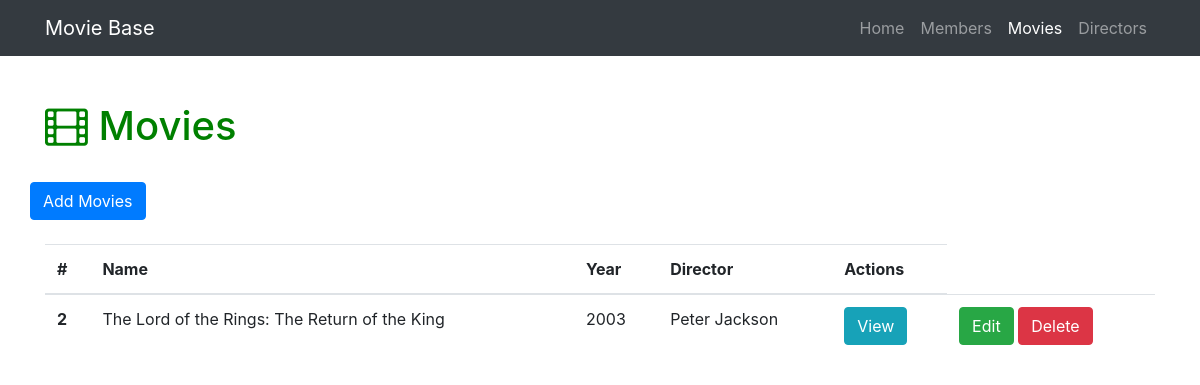
Before: /movies with the older database file.
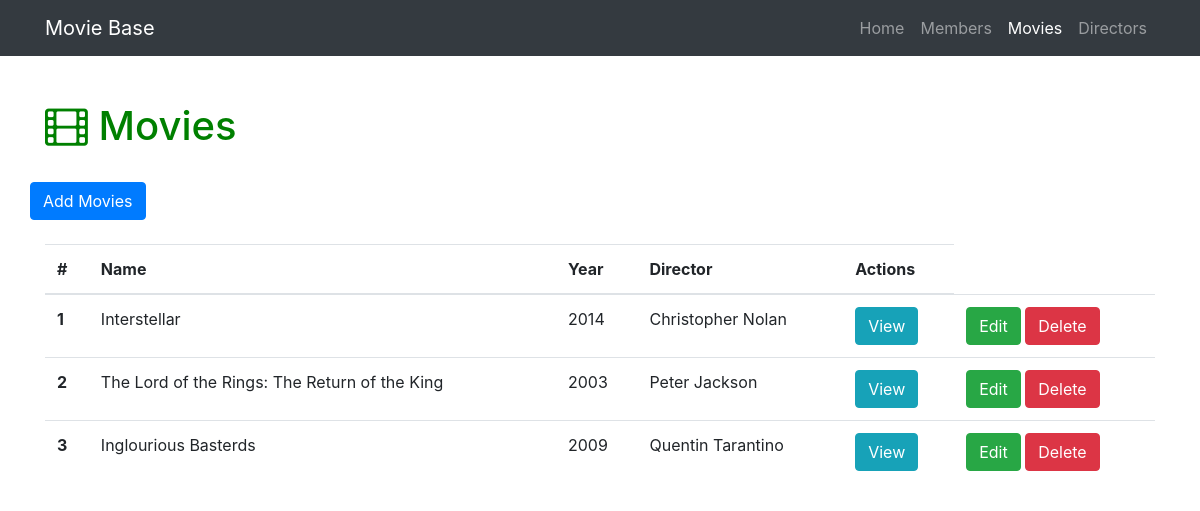
After: the same page with the newer database file.
### moviebase.py (models this page shows)
class Movie(db.Model):
    __tablename__ = 'movie'
    id = db.Column(db.Integer, primary_key=True)
    name = db.Column(db.String(256))
    year = db.Column(db.Integer)
    about = db.Column(db.Text)
    director_id = db.Column(db.Integer, db.ForeignKey('director.id'))

class Director(db.Model):
    __tablename__ = 'director'
    id = db.Column(db.Integer, primary_key=True)
    name = db.Column(db.String(64))
    about = db.Column(db.Text)
    movie = db.relationship('Movie', backref='director', cascade="delete")

### moviebase.py (the view)
@app.route('/movies')
def show_all_movies():
    movie = Movie.query.all()
    return render_template('movies-all.html', movie=movie)

### templates/movies-all.html (shortened to what this page needs)
{% extends "home-base.html" %}
{% block head %}
{{super()}}
{% endblock %}
{% block active_tab %}
<li class="nav-item">
  <a class="nav-link" href="/">Home</a>
</li>
<li class="nav-item">
  <a class="nav-link" href="/about">Members</a>
</li>
<li class="nav-item active">
  <a class="nav-link" href="/movies">Movies</a>
</li>
<li class="nav-item">
  <a class="nav-link" href="/directors">Directors</a>
</li>
{% endblock %}
{% block page_content %}
<div class="container">
  <div class="row">
    <div class="col-lg-12">
      <h1 class="mt-5"><i class="fa fa-film" aria-hidden="true"></i> Movies</h1><br>
        <div class="row bottom-margin">
          <a href="/movies/add" class="btn btn-primary" role="button" aria-disabled="true">Add Movies</a>
        </div><br>
        {% if movie %}
        <table class="table">
          <thead>
            <tr>
              <th>#</th>
              <th>Name</th>
              <th>Year</th>
              <th>Director</th>
              <th>Actions</th>
            </tr>
          </thead>
          <tbody>
            {% for movie in movie %}
            <tr>
              <th scope="row">{{movie.id}}</th>
              <td>{{movie.name}}</td>
              <td>{{movie.year}}</td>
              <td>{{movie.director.name}}</td>
              <td>
                <button type="button" class="btn btn-info" data-toggle="modal" data-target="#{{movie.id}}">
                      View
                    </button>
              </td>
              <td>
                <a href="/movies/edit/{{movie.id}}" class="btn btn-success" role="button" aria-disabled="true">Edit</a>
                <a href="/movies/delete/{{movie.id}}" class="btn btn-danger" role="button" aria-disabled="true">Delete</a>
              </td>
            </tr>
            {% endfor%}
          </tbody>
        </table>
        {% endif %}
    </div>
  </div>
</div>
{% endblock %}

### templates/home-base.html (shortened to what this page needs)
<!DOCTYPE html>
<html>
  <head>
    {% block head %}
      <link rel="stylesheet" href="https://maxcdn.bootstrapcdn.com/bootstrap/4.0.0-beta.2/css/bootstrap.min.css">
      <link rel="stylesheet" href="https://maxcdn.bootstrapcdn.com/font-awesome/4.7.0/css/font-awesome.min.css">
    {% endblock %}
  </head>
  <body>
      <nav class="navbar navbar-expand-lg navbar-dark bg-dark fixed-top">
        <div class="container">
          <a class="navbar-brand" href="#">Movie Base</a>
          <div class="collapse navbar-collapse" id="navbarResponsive">
            <ul class="navbar-nav ml-auto">
              {% block active_tab %}
              {% endblock %}
            </ul>
          </div>
        </div>
      </nav>
    {% block page_content %}
    {% endblock %}
  </body>
</html>

### templates/movies-all.html (style rules this page uses)
h1 { color:green; }

### templates/home-base.html (style rules this page uses)
body { padding-top: 54px; }

Changed rows visible on the page:
added Movie: id "1", name "Interstellar", year "2014", director.name "Christopher Nolan"
added Movie: id "3", name "Inglourious Basterds", year "2009", director.name "Quentin Tarantino"
